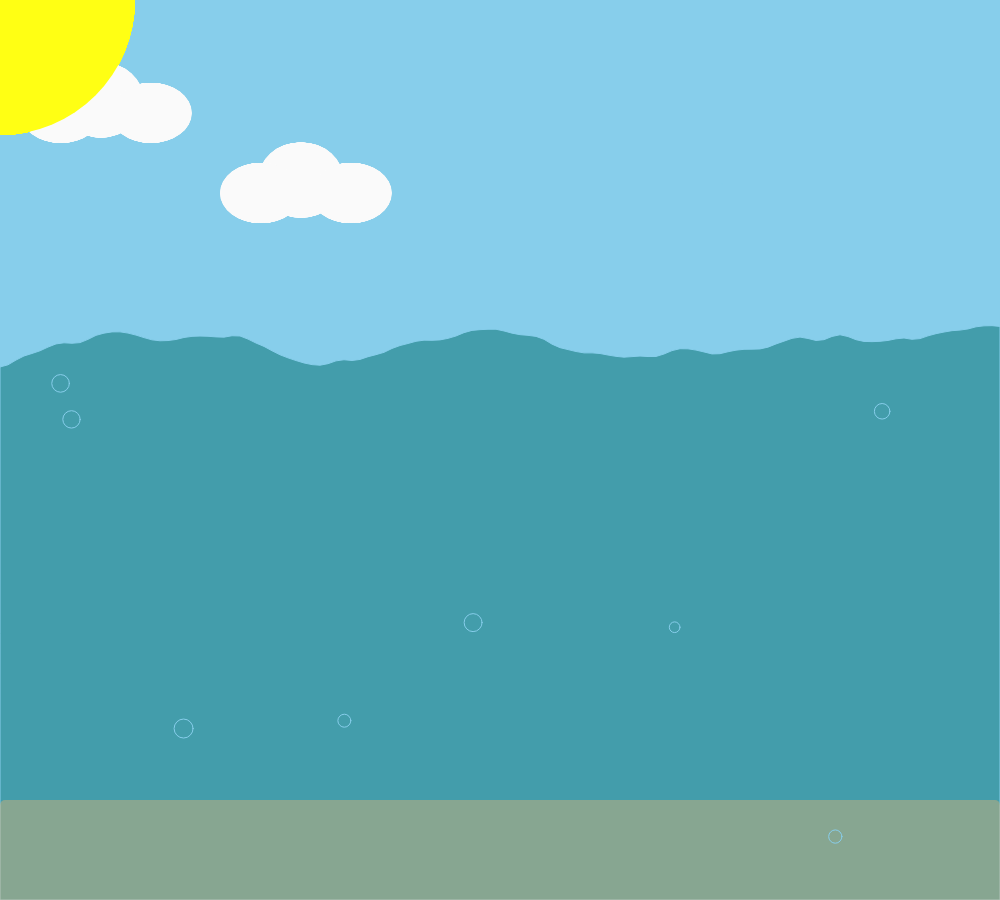
Frame 1 (no input)
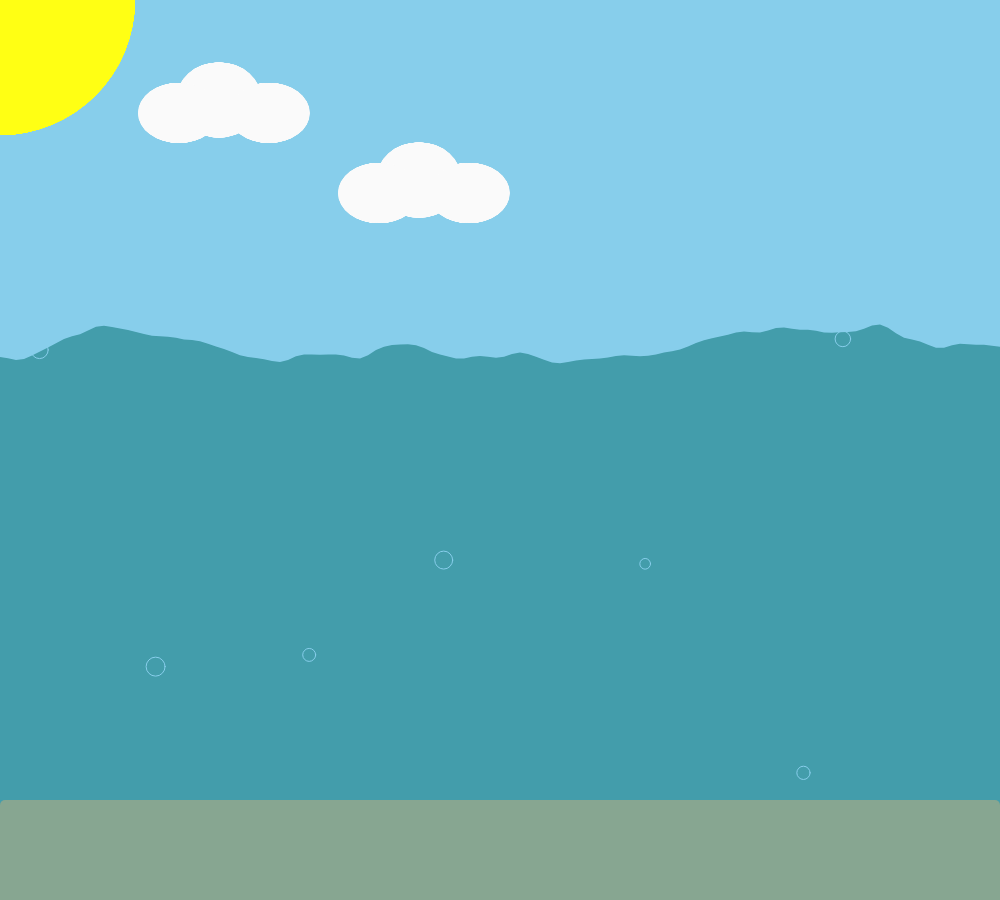
Frame 60 (no input)
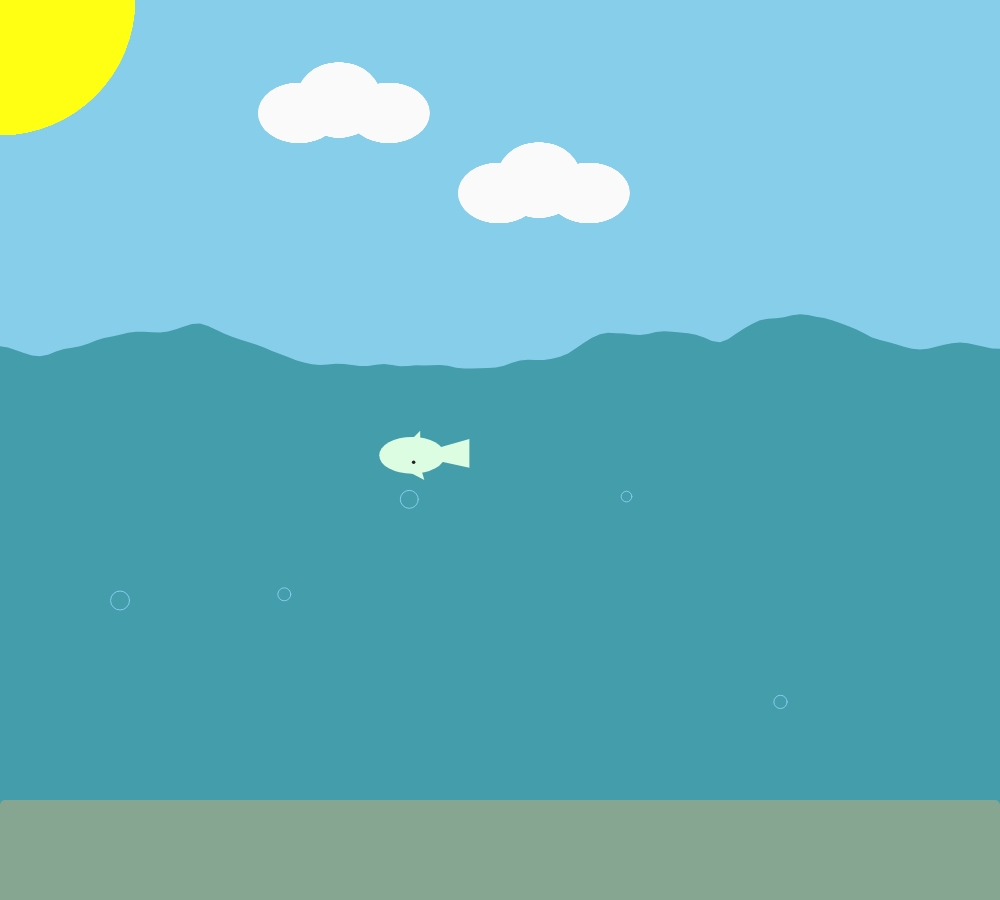
Frame 120 (the mouse pressed at the canvas centre since frame 60)

The p5.js sketch that drew these frames (run headless with seeded random() and noise() and a simulated clock; from frame 60 on, the mouse is pressed at the canvas centre):

// p5.js sketch
// ── sketch.js
let Sand;
let Ocean;
let noiseY = 0.0;
let Sun;
let x = 100;
let y = 100;
//let r = 10;
let w;
const wArray = [];
let cloudx = 100;
let cloudy = 100;
let fish = [];

function setup() {
  createCanvas(1000, 900);

  for (let x = 0; x < 10; x++) {
    wArray.push(new Bubble(random(width), random(height), random(10, 20)));
  }
  if (Bubble < height + 2) {
      bubble = 0;
    }

}

function draw() {
  background("skyblue");
  ocean();
  sand();

  for (let x = 0; x < wArray.length; x++) {
    wArray[x].update();
    wArray[x].draw();

    makeCloud(cloudx, cloudy - 0.1);
    makeCloud(cloudx + 200, cloudy + 80);
    fill(220);
    noStroke();
    cloudx += 0.2;
    if (cloudx > width + 8) {
      cloudx = 0;
    }
    sun();
  }
  for (let f = 0; f < fish.length; f++) {
    fish[f].draw();
    fish[f].move();
  }
  
}
function mousePressed() {
    let c = color(random(220,255), random(220, 255), random(220, 255));
  fish.push(new Fish(mouseX, mouseY, c));
 
}
class Bubble {
  constructor(x, y, d) {
    this.x = x;
    this.y = y;
    this.d = d;
    this.y = this.y - 1;
    stroke("skyblue");
    noFill();

    this.color = "skyblue";
  }

  moveUp() {
    this.x = this.x + random(1, -2);
    this.y = this.y - random(0.2, 2);
    if (this.y < 0) {
      this.y = 600;
    }
  }
  update() {
    this.moveUp();
  }

  draw() {
    stroke(this.color);
    noFill();
    circle(this.x, this.y, this.d);
  }
}

function sand() {
  fill(250, 180, 100, 95);
  noStroke();
  square(0, 800, 1000, 5, 5);
}

function ocean() {
  fill(67, 157, 171);
  beginShape();
  let noiseX = 0;
  for (let x = 0; x <= width; x += 8) {
    let y = map(noise(noiseX, noiseY), 0, 1, 300, 400);
    vertex(x, y);
    noiseX += 0.05;
  }
  noiseY += 0.01;
  vertex(width, height);
  vertex(0, height);
  endShape(CLOSE);
}

function sun() {
  fill(355, 810, 20);
  ellipse(0, 0, 270);
}

function makeCloud(cloudx, cloudy) {
  fill(250);
  noStroke();
  ellipse(cloudx, cloudy, 84, 75);
  ellipse(cloudx + 50, cloudy + 13, 80, 60);
  ellipse(cloudx - 40, cloudy + 13, 80, 60);
}

class Fish {
  constructor(x, y, c) {
    this.x = x;
    this.y = y;
    this.s = random(0.4, 0.9);
    this.c = c;
  }

  draw() {
    push();
    let s = this.s;
    fill(this.c);
    translate(this.x, this.y);
    //rotate(PI);
    triangle(0 * s, 0 * s, 70 * s, -20 * s, 70 * s, 15 * s);
   triangle(-10 * s, -10 * s, 10 * s, -30 * s, 10 * s, -20 * s);
  triangle(-6 * s, 19 * s, 7 * s, 2 * s, 15 * s, 30 * s);
    ellipse(0 * s, 0 * s, 80 * s, 45 * s);
  fill(33, 33, 33);
    circle(2 * s, 8.3 * s, 3.5);
    pop();
    
  }
  move() {
    this.x += random(-2.9, 0.00001);
    this.y += random(-0.3, 0.5); {
    
    }
  }
}
